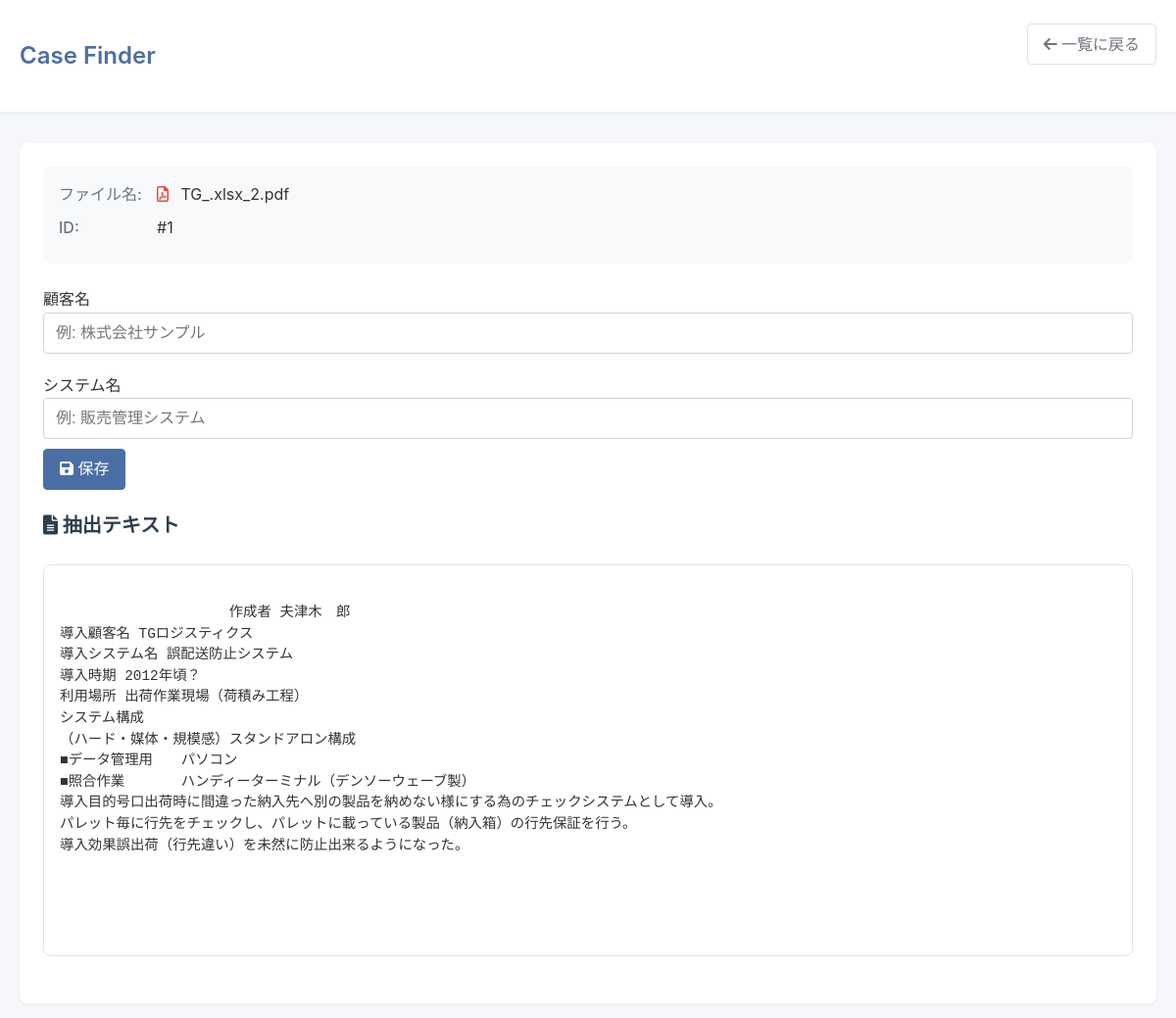
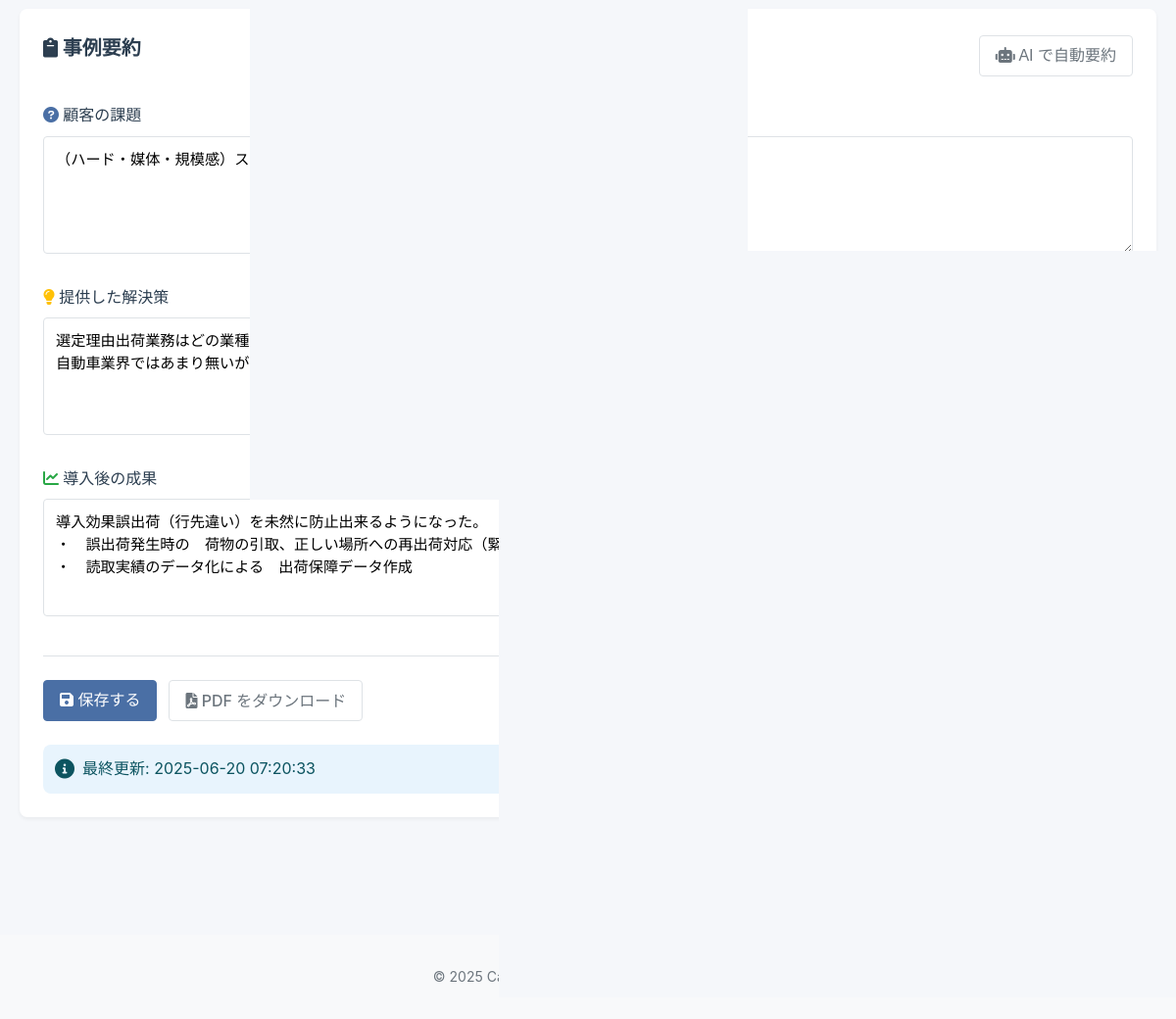
The app's page /case/1 with its own data (2 pictures, top to bottom).
### tables this page shows
CREATE TABLE cases (
                id INTEGER PRIMARY KEY AUTOINCREMENT,
                filename TEXT NOT NULL,
                stored_path TEXT NOT NULL,
                text_content TEXT NOT NULL,
                customer_name TEXT,
                system_name TEXT,
                created_at DATETIME DEFAULT CURRENT_TIMESTAMP
            );

CREATE TABLE summaries (
                id INTEGER PRIMARY KEY AUTOINCREMENT,
                case_id INTEGER NOT NULL,
                problem TEXT,
                solution TEXT,
                outcome TEXT,
                created_at DATETIME DEFAULT CURRENT_TIMESTAMP,
                FOREIGN KEY(case_id) REFERENCES cases(id)
            );

### app.py (the view)
@app.route('/case/<int:case_id>')
def case_detail(case_id):
    conn = get_db_connection()
    case = conn.execute(
        """
        SELECT id, filename, stored_path, text_content,
               customer_name, system_name,
               strftime('%Y-%m-%d %H:%M:%S', created_at) as created_at
        FROM cases
        WHERE id = ?
        """,
        (case_id,)
    ).fetchone()
    summary = conn.execute(
        """
        SELECT problem, solution, outcome,
               strftime('%Y-%m-%d %H:%M:%S', created_at) as created_at
        FROM summaries
        WHERE case_id = ?
        ORDER BY id DESC
        LIMIT 1
        """,
        (case_id,)
    ).fetchone()
    conn.close()
    if case is None:
        flash('事例が見つかりません')
        return redirect(url_for('index'))
    return render_template('case_detail.html', case=case, summary=summary)

### app.py (called while the page is built)
def get_db_connection():
    conn = sqlite3.connect(DB_PATH)
    conn.row_factory = sqlite3.Row
    return conn

### templates/case_detail.html (shortened to what this page needs)
<!DOCTYPE html>
<html lang="ja">
<head>
    <link rel="stylesheet" href="{{ url_for('static', filename='styles.css') }}">
    <link rel="stylesheet" href="https://cdnjs.cloudflare.com/ajax/libs/font-awesome/6.0.0/css/all.min.css">
</head>
<body>
    <header class="header">
        <div class="container">
            <a href="{{ url_for('index') }}" class="logo">Case Finder</a>
            <div class="search-form">
                <a href="{{ url_for('index') }}" class="btn btn-outline">
                    <i class="fas fa-arrow-left"></i> 一覧に戻る
                </a>
            </div>
        </div>
    </header>
    <main class="main-content">
        <div class="container">
            <div class="card">
                <div class="file-meta">
                    <div class="file-meta-item">
                        <div class="file-meta-label">ファイル名:</div>
                        <div>
                            {% if case['filename'].endswith('.pptx') %}
                                <i class="far fa-file-powerpoint" style="color: #D24726; margin-right: 8px;"></i>
                            {% elif case['filename'].endswith('.pdf') %}
                                <i class="far fa-file-pdf" style="color: #E74C3C; margin-right: 8px;"></i>
                            {% elif case['filename'].endswith(('.xlsx', '.xls')) %}
                                <i class="far fa-file-excel" style="color: #1D6F42; margin-right: 8px;"></i>
                            {% else %}
                                <i class="far fa-file" style="color: #7F8C8D; margin-right: 8px;"></i>
                            {% endif %}
                            {{ case['filename'] }}
                        </div>
                    </div>
                    <div class="file-meta-item">
                        <div class="file-meta-label">ID:</div>
                        <div>#{{ case['id'] }}</div>
                    </div>
                </div>
                <div class="form-group" style="margin-top: 20px;">
                    <label for="customer_name" class="form-label">顧客名</label>
                    <input type="text" class="form-control" id="customer_name" name="customer_name"
                           value="{{ case.customer_name if 'customer_name' in case else '' }}" placeholder="例: 株式会社サンプル">
                </div>
                <div class="form-group" style="margin-top: 10px;">
                    <label for="system_name" class="form-label">システム名</label>
                    <input type="text" class="form-control" id="system_name" name="system_name"
                           value="{{ case.system_name if 'system_name' in case else '' }}" placeholder="例: 販売管理システム">
                    <button type="button" id="save_metadata" class="btn btn-primary" style="margin-top: 10px;">
                        <i class="fas fa-save"></i> 保存
                    </button>
                </div>
                <h2 class="card-title">
                    <i class="fas fa-file-alt"></i> 抽出テキスト
                </h2>
                <div class="file-content">
                    {{ case['text_content'] }}
                </div>
            </div>
            <div class="card">
                <div style="display: flex; justify-content: space-between; align-items: center; margin-bottom: 1.5rem;">
                    <h2 class="card-title">
                        <i class="fas fa-clipboard"></i> 事例要約
                    </h2>
                    <form action="{{ url_for('auto_summary', case_id=case['id']) }}" method="post" style="margin: 0;">
                        <button type="submit" class="btn btn-outline">
                            <i class="fas fa-robot"></i> AI で自動要約
                        </button>
                    </form>
                </div>
                <form action="{{ url_for('save_summary', case_id=case['id']) }}" method="post" class="summary-form">
                    <div class="form-group">
                        <label for="problem">
                            <i class="fas fa-question-circle" style="color: #4a6fa5;"></i> 顧客の課題
                        </label>
                        <textarea
                            id="problem"
                            name="problem"
                            placeholder="顧客が抱えていた課題や問題点を記入してください"
                            required>{{ summary['problem'] if summary else '' }}</textarea>
                    </div>
                    <div class="form-group">
                        <label for="solution">
                            <i class="fas fa-lightbulb" style="color: #ffc107;"></i> 提供した解決策
                        </label>
                        <textarea
                            id="solution"
                            name="solution"
                            placeholder="提案・実施した解決策やアプローチを記入してください"
                            required>{{ summary['solution'] if summary else '' }}</textarea>
                    </div>
                    <div class="form-group">
                        <label for="outcome">
                            <i class="fas fa-chart-line" style="color: #28a745;"></i> 導入後の成果
                        </label>
                        <textarea
                            id="outcome"
                            name="outcome"
                            placeholder="解決策による成果や効果を定量的・定性的に記入してください"
                            required>{{ summary['outcome'] if summary else '' }}</textarea>
                    </div>
                    <div class="form-actions">
                        <button type="submit" class="btn btn-primary">
                            <i class="fas fa-save"></i> 保存する
                        </button>
                        {% if summary %}
                            <a href="{{ url_for('download_pdf', case_id=case['id']) }}" class="btn btn-outline">
                                <i class="fas fa-file-pdf"></i> PDF をダウンロード
                            </a>
                        {% endif %}
                    </div>
                </form>
                {% if summary %}
                    <div class="last-saved">
                        <i class="fas fa-info-circle"></i>
                        <span>最終更新: {{ summary['created_at'] }}</span>
                    </div>
                {% endif %}
            </div>
        </div>
    </main>
    <footer style="background-color: #f8f9fa; padding: 2rem 0; margin-top: 3rem; color: #6c757d; font-size: 0.875rem;">
        <div class="container" style="text-align: center;">
            <p>© 2025 Case Finder - 事例ナレッジ検索システム</p>
        </div>
    </footer>
</body>
</html>

### static/styles.css (style rules this page uses)
:root { --primary-color: #4a6fa5; --secondary-color: #6c757d; --danger-color: #dc3545; --light-color: #f8f9fa; --border-color: #dee2e6; --border-radius: 8px; --box-shadow: 0 2px 4px rgba(0, 0, 0, 0.05); --transition: all 0.2s ease; }
* { margin: 0; padding: 0; box-sizing: border-box; }
body { font-family: -apple-system, BlinkMacSystemFont, 'Segoe UI', Roboto, 'Helvetica Neue', Arial, sans-serif; line-height: 1.6; color: #333; background-color: #f5f7fa; padding: 0; margin: 0; }
.container { max-width: 1200px; margin: 0 auto; padding: 0 20px; }
.header { background-color: white; box-shadow: 0 2px 4px rgba(0, 0, 0, 0.05); padding: 1.5rem 0; margin-bottom: 2rem; }
.header .container { display: flex; justify-content: space-between; align-items: center; }
.logo { font-size: 1.5rem; font-weight: 600; color: var(--primary-color); text-decoration: none; }
.main-content { padding: 0 0 3rem; }
.card { background: white; border-radius: var(--border-radius); box-shadow: var(--box-shadow); padding: 1.5rem; margin-bottom: 1.5rem; transition: var(--transition); }
.card-title { font-size: 1.25rem; margin-bottom: 1rem; color: #2c3e50; }
.form-group { margin-bottom: 1.25rem; }
.form-control { width: 100%; padding: 0.5rem 0.75rem; font-size: 1rem; line-height: 1.5; color: #495057; background-color: #fff; background-clip: padding-box; border: 1px solid #ced4da; border-radius: 4px; transition: border-color 0.15s ease-in-out, box-shadow 0.15s ease-in-out; }
.btn { display: inline-block; font-weight: 500; text-align: center; white-space: nowrap; vertical-align: middle; user-select: none; border: 1px solid transparent; padding: 0.5rem 1rem; font-size: 1rem; line-height: 1.5; border-radius: 4px; transition: var(--transition); cursor: pointer; text-decoration: none; }
.btn-primary { color: white; background-color: var(--primary-color); border-color: var(--primary-color); }
.btn-outline { background-color: transparent; border: 1px solid var(--border-color); color: var(--secondary-color); }
.search-form { display: flex; gap: 0.5rem; margin-bottom: 1.5rem; }

### templates/case_detail.html (style rules this page uses)
.file-meta { background: #f8f9fa; border-radius: var(--border-radius); padding: 1rem; margin-bottom: 1.5rem; }
.file-meta-item { display: flex; margin-bottom: 0.5rem; }
.file-meta-label { font-weight: 500; width: 100px; color: #6c757d; }
.file-content { background: white; border: 1px solid var(--border-color); border-radius: var(--border-radius); padding: 1rem; margin: 1.5rem 0; max-height: 400px; overflow-y: auto; white-space: pre-wrap; font-family: 'Courier New', Courier, monospace; font-size: 0.9rem; line-height: 1.5; }
.summary-form .form-group { margin-bottom: 1.5rem; }
.summary-form label { display: block; margin-bottom: 0.5rem; font-weight: 500; color: #2c3e50; }
.summary-form textarea { width: 100%; min-height: 120px; padding: 0.75rem; border: 1px solid var(--border-color); border-radius: 4px; font-family: inherit; font-size: 0.95rem; line-height: 1.5; transition: border-color 0.2s ease, box-shadow 0.2s ease; }
.form-actions { display: flex; gap: 0.75rem; margin-top: 2rem; padding-top: 1.5rem; border-top: 1px solid var(--border-color); }
.last-saved { margin-top: 1.5rem; padding: 0.75rem; background: #e8f4fd; border-radius: var(--border-radius); color: #0c5460; display: flex; align-items: center; gap: 0.5rem; }
.last-saved i { font-size: 1.25rem; }

### records on screen
cases: filename "TG_.xlsx_2.pdf", id "1", text_content "作成者 夫津木 郎 導入顧客名 TGロジスティクス 導入システム名 誤配送防止システム 導入時期 2012年頃？ 利用場所 出荷作業現場（荷積み工程） システム構成 （ハード・媒体・規模感）スタンドアロン構成 ■データ管理用 パソコン ■照合作業 ハンディーターミナル（デンソーウェーブ製） 導入目的号口出荷時に間違った納入先へ別の製品を納めない様にする為のチェックシステムとして導入。 パレット毎に行先をチェックし、パレットに載っている製品（納入箱）の行先保証を行う。 導入効果誤出荷（行先違い）を未然に防止出来るようになった。 ・ 誤出荷発生時の 荷物の引取、正しい場所への再出荷対応（緊急時には特別配送費）の工数（費用）の削減。 ・ 読取実績のデータ化による 出荷保障データ作成 ・ 出荷作業の品質向上 機能一覧 区分 機能概要…"
summaries: problem "（ハード・媒体・規模感）スタンドアロン構成", solution "選定理由出荷業務はどの業種に限らず存在する為、提案しやすい。 自動車業界ではあまり無いが、全数の受入作業があれば、そちらの業務にも利用可能では無いか？", outcome "導入効果誤出荷（行先違い）を未然に防止出来るようになった。 ・ 誤出荷発生時の 荷物の引取、正しい場所への再出荷対応（緊急時には特別配送費）の工数（費用）の削減。 ・ 読取実績のデータ化による 出荷保障データ作成"

### other values on screen
{{ summary['created_at'] }} "2025-06-20 07:20:33"
